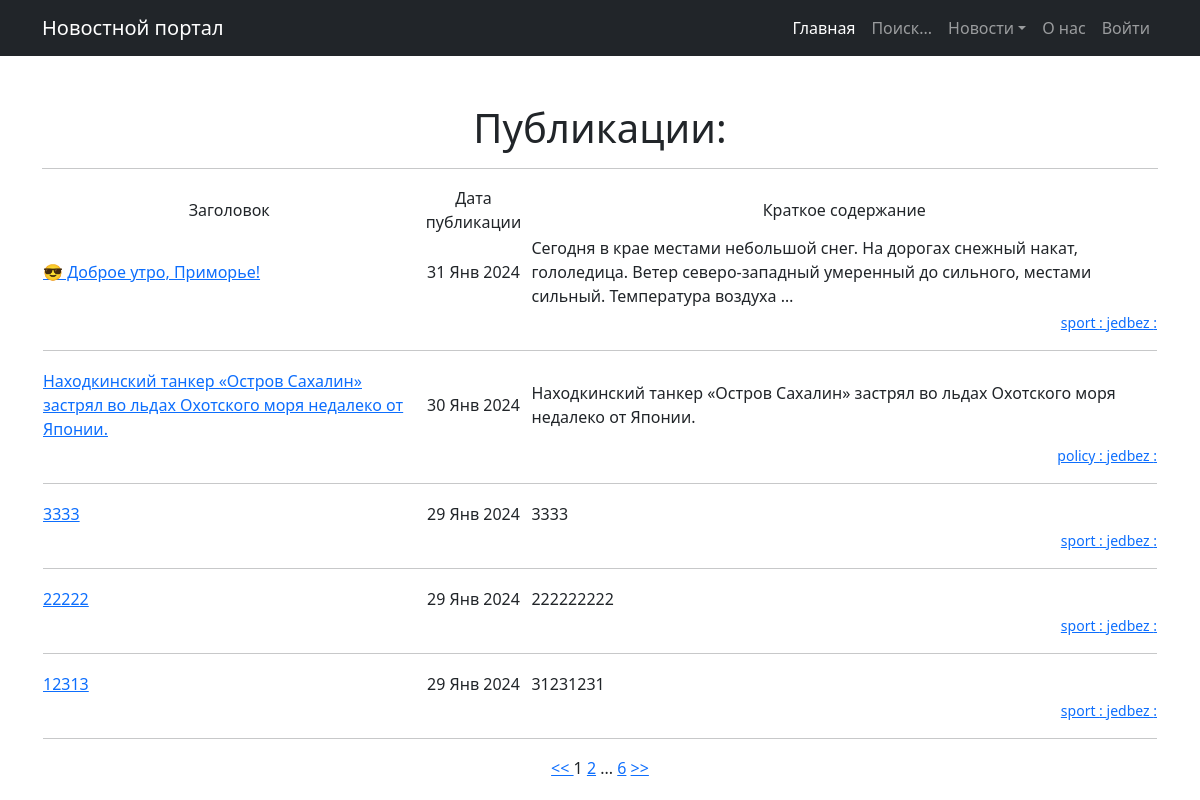
The page / on the database its author committed.
### news/models.py (models this page shows, shortened)
class Post(models.Model):
    author = models.ForeignKey(Author, on_delete=models.CASCADE)
    type_news = models.CharField(max_length=2, choices=TYPES, default=news)
    date_time = models.DateTimeField(auto_now_add=True)
    categories = models.ManyToManyField(Category, through='PostCategory')
    title = models.CharField(max_length=255)
    text = models.TextField()
    rate = models.IntegerField(default=0)
    class Meta:
        verbose_name = 'Публикация'
        verbose_name_plural = 'Публикации'

class Category(models.Model):
    name = models.CharField(max_length=2, choices=TOPICS, default=zdrav, unique=True)
    subscribers = models.ManyToManyField(User, through='UserCategory')
    class Meta:
        verbose_name = 'Категория'
        verbose_name_plural = 'Категории'
    def __str__(self):
        return f'{self.name}'

class Author(models.Model):
    user = models.OneToOneField(User, on_delete=models.CASCADE)
    rate = models.IntegerField(default=0)  # рейтинг автора
    def __str__(self):
        return f'{self.user}'

### news/views.py (the view)
# urls.py: path('', PostList.as_view()),
class PostList(ListView):
    model = Post
    ordering = '-date_time'
    template_name = 'post_list.html'
    context_object_name = 'post_list'
    paginate_by = 5
    def get_queryset(self):
        queryset = super().get_queryset()
        self.filterset = PostFilter(self.request.GET, queryset)
        return self.filterset.qs
    def get_context_data(self, **kwargs):
        logger.debug('**** debug ****')
        logger.info('**** info ****')
        logger.warning('**** warning ****')
        logger.error('**** error ****')
        logger.critical('**** critical ****')
        context = super().get_context_data(**kwargs)
        context['filterset'] = self.filterset
        context['is_not_authors'] = not self.request.user.groups.filter(name='authors').exists()
        return context

### news/templatetags/custom_filters.py (called while the page is built)
@register.filter()
def censor(value):
    if not isinstance(value, str):
        raise APIException(f'Указанный id статьи, не является строкой: {value}')
    for bad in BAD_STR:
        value = value.replace(f'{bad[:1].upper()}{bad[1:]}', f'{bad[:1].upper()}{"*" * (len(bad) - 1)}')
        value = value.replace(f'{bad[:1].lower()}{bad[1:]}', f'{bad[:1].lower()}{"*" * (len(bad) - 1)}')
    return value

### news/templatetags/custom_tags.py (called while the page is built)
@register.simple_tag(takes_context=True)
def url_replace(context, **kwargs):
    d = context['request'].GET.copy()
    for k, v in kwargs.items():
        d[k] = v
    return d.urlencode()

### templates/post_list.html (shortened to what this page needs)
{% extends 'flatpages/default.html' %}
{% load custom_filters %}
{% load custom_tags %}
{% load cache %}
{% cache 60 post_list %}
    {% block content %}
        <h1>Публикации: </h1>
        <hr>
        {% if post_list %}
            <table>
                <tr>
                    <td>Заголовок</td>
                    <td>Дата публикации</td>
                    <td>Краткое содержание</td>
                </tr>
                {% for post in post_list %}
                    <tr>
                        <td align="left"><a href="/news/{{ post.id }}"> {{ post.title|censor }} </a></td>
                        <td>{{ post.date_time|date:'d M Y' }}</td>
                        <td align="left"> {{ post.text|truncatewords:20|censor }}</td>
                    </tr>
                    <tr>
                        <td colspan="3" align="right">
                            {% for category in post.categories.all %}
                                <a class="button" href="/news/?categories={{ category.id }}"><small> {{ category }}
                                    : </small></a>
                            {% endfor %}
                            <a href="/profile/{{ post.author.user.id }}"><small>{{ post.author }} : </small></a>
                            <hr>
                        </td>
                    </tr>
                {% endfor %}
            </table>
        {% else %}
            <h2>Публикаций нет!</h2>
        {% endif %}
        <a href="?{% url_replace page=1 %}"> << </a>
        {{ page_obj.number }}
        {% if page_obj.has_next %}
            <a href="?{% url_replace page=page_obj.next_page_number %}">{{ page_obj.next_page_number }}</a>
            {% if paginator.num_pages != page_obj.next_page_number %}
                ...
                <a href="?{% url_replace page=page_obj.paginator.num_pages %}">{{ page_obj.paginator.num_pages }}</a>
            {% endif %}
        {% endif %}
        <a href="?{% url_replace page=page_obj.paginator.num_pages %}"> >> </a>
    {% endblock content %}
{% endcache %}

### rows shown on the page
Post: title|censor "😎 Доброе утро, Приморье!", date_time "31 Янв 2024", text|censor "Сегодня в крае местами небольшой снег. На дорогах снежный накат, гололедица. Ветер северо-западный умеренный до сильного, местами сильный. Температура воздуха …", author "jedbez"
Category: name "sport"
Post: title|censor "Находкинский танкер «Остров Сахалин» застрял во льдах Охотского моря недалеко от Японии.", date_time "30 Янв 2024", text|censor "Находкинский танкер «Остров Сахалин» застрял во льдах Охотского моря недалеко от Японии.", author "jedbez"
Category: name "policy"
Post: title|censor "3333", date_time "29 Янв 2024", text|censor "3333", author "jedbez"
Post: title|censor "22222", date_time "29 Янв 2024", text|censor "222222222", author "jedbez"
Post: title|censor "12313", date_time "29 Янв 2024", text|censor "31231231", author "jedbez"

### other values the page prints
{{ page_obj.number }} "1"
{{ page_obj.next_page_number }} "2"
{{ page_obj.paginator.num_pages }} "6"
